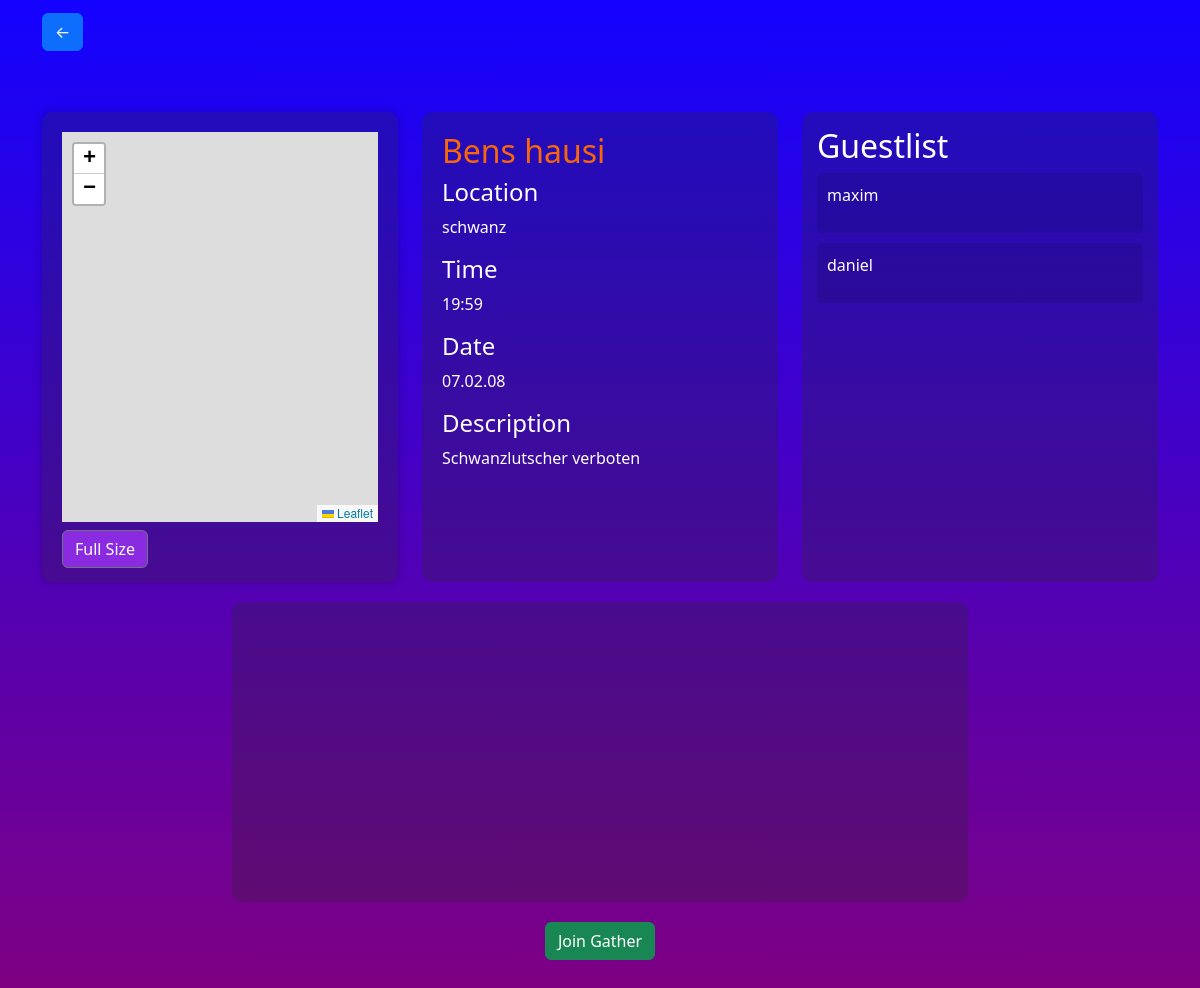
The page /render-extended-gather?gather_id=6 (signed in) on the database its author committed.
### website/models.py (models this page shows)
class Gather(db.Model, UserMixin):
    id = db.Column(db.Integer, primary_key = True)
    name = db.Column(db.String(150))
    description = db.Column(db.String(1000))
    location = db.Column(db.String(1000))
    Date = db.Column(db.Date)
    Time = db.Column(db.Time)
    createdAt = db.Column(db.DateTime(),default=datetime.utcnow)
    user_id = db.Column(db.Integer, db.ForeignKey('user.id'))
    Host = db.Column(db.String(20))
    users = db.relationship('User', secondary=user_gather_association, back_populates='Gathers')
    markers = db.relationship('Marker', back_populates='gather')

class User(db.Model, UserMixin):
    id = db.Column(db.Integer, primary_key=True)
    email = db.Column(db.String(150), unique=True)
    password = db.Column(db.String(150))
    Gathers = db.relationship('Gather', secondary=user_gather_association, back_populates='users')

### website/gather.py (the view)
@gather.route('/render-extended-gather', methods=['GET'])
@login_required
def render_extended_gather():
    gather_id = request.args.get('gather_id')
    markerLat = request.args.get('markerLat')
    markerLng = request.args.get('markerLng')
    gather = Gather.query.get(gather_id)
    return render_template("extendedGather.html", Gather=gather, markerLat=markerLat, markerLng=markerLng)

### website/__init__.py (called while the page is built)
def create_app():
    app = Flask(__name__)
    app.config['SECRET_KEY'] = 'napusi se kurca'
    app.config['SQLALCHEMY_DATABASE_URI'] = f'sqlite:///{DB_NAME}'
    db.init_app(app)
    from .views import views
    from .auth import auth
    from .gather import gather
    app.register_blueprint(views, url_prefix='/')
    app.register_blueprint(auth, url_prefix='/')
    app.register_blueprint(gather,url_prefix='/')
    from .models import User
    with app.app_context():
        db.create_all()
    login_manager = LoginManager()
    login_manager.login_view = 'auth.login'
    login_manager.init_app(app)
    @login_manager.user_loader
    def load_user(id):
        return User.query.get(int(id))
    return app

### website/templates/extendedGather.html (shortened to what this page needs)
<!DOCTYPE html>
<html lang="en">
<head>
    <link href="https://cdn.jsdelivr.net/npm/bootstrap@5.3.2/dist/css/bootstrap.min.css" rel="stylesheet">
    <link rel="stylesheet" href="https://unpkg.com/leaflet/dist/leaflet.css" />
</head>
<body>
    <nav class="navbar navbar-light">
        <div class="container">
            <a class="navbar-brand" href="/gather_find">
            <button type="button" class="btn btn-primary">&#8592;</button>
            </a>
        </div>
    </nav>
    <div class="container my-5">
        <div class="row">
            <div class="col-md-4">
                <div class="map-container">
                    <div id="map"></div>
                    <a href="/map">
                        <button type="button" class="btn btn-secondary mt-2" id="fullSizeMapBtn">Full Size</button>
                    </a>
                </div>
            </div>
            <div class="col-md-4">
                <div class="gather-info-container" style="background-color: rgba(43, 43, 43, 0.264); padding: 20px; border-radius: 10px;"  >
                    <div class=" Headline-name" style="color: rgb(249, 102, 10);">
                    <h2>{{Gather.name}}</h2>
                    </div>
                    <div class="info-subcontainer">
                        <h4>Location</h4>
                        <p>{{ Gather.location }}</p>
                    </div>
                    <div class="info-subcontainer">
                        <h4>Time</h4>
                        <p>{{ Gather.Time.strftime('%H:%M') }}</p>
                        <div class="info-subcontainer">
                            <h4>Date</h4>
                            <p>{{ Gather.Date.strftime('%d.%m.%y') }}</p>
                        </div>
                    </div>
                    <div class="info-subcontainer">
                        <h4>Description</h4>
                        <p>{{ Gather.description }}</p>
                    </div>
                </div>
            </div>
            <div class="col-md-4">
                <div class="guestlist-container">
                    <h2>Guestlist</h2>
                    {% for user in Gather.users %}
                        <div class="guest-container" style="background-color: rgba(0, 0, 0, 0.1); margin-bottom: 10px; padding: 10px; border-radius: 5px;">
                            <p>{{ user.email }}</p>
                        </div>
                    {% endfor %}
                </div>
            </div>
        </div>
        <div class="row lower-container">
            <div class="col-md-8 offset-md-2">
                <div class="empty-container">
                </div>
            </div>
        </div>
        <div class="bottom-buttons">
            {% if current_user not in Gather.users %}
            <form action="/join_gather" method="POST">
                <button type="submit" class="btn btn-success">Join Gather</button>
            </form>
            {% else %}
            <form action="/leave_gather" method="POST">
                <input type="hidden" name="gather_id" value="{{ Gather.id }}">
                <button type="submit" class="btn btn-danger">Leave Gather</button>
            </form>
            {% endif %}
        </div>
    </div>
</body>
</html>

### website/templates/extendedGather.html (style rules this page uses)
body { background: linear-gradient(rgb(19, 2, 255), purple); color: white; background-repeat: no-repeat; background-attachment: fixed; background-size: cover; }
.map-container { padding: 20px; padding-bottom: 60px; background-color: rgba(43, 43, 43, 0.264); box-shadow: 0 0 10px rgba(0, 0, 0, 0.2); border-radius: 10px; height: 100%; }
#map { height: 100%; width: 100%; }
.guestlist-container { background-color: rgba(43, 43, 43, 0.264); padding: 15px; border-radius: 10px; min-height: 470px; max-height: 470px; overflow-y: auto; }
#fullSizeMapBtn { margin-top: 300%; background-color: blueviolet; }
.empty-container { background-color: rgba(43, 43, 43, 0.264); padding: 20px; border-radius: 10px; min-height: 300px; }
.lower-container { margin-top: 20px; }
.bottom-buttons { margin-top: 20px; text-align: center; }
.gather-info-container { background-color: rgba(43, 43, 43, 0.264); padding: 20px; border-radius: 10px; min-height: 470px; max-height: 470px; overflow-y: auto; }

### rows shown on the page
Gather: name "Bens hausi", location "schwanz", Time "19:59", Date "07.02.08", description "Schwanzlutscher verboten"
User: email "maxim"
User: email "daniel"
